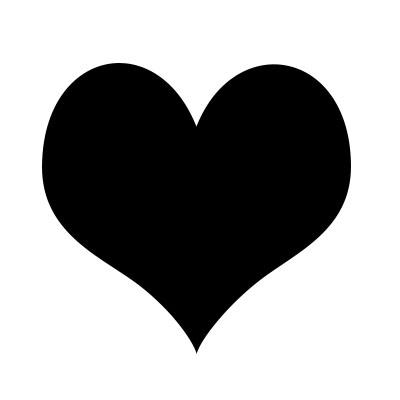
#> input picture assets/background/heart.jpg, 400 x 400 px
$ jupyter execute MakeJiuGongGeImages.ipynb   (shell and % lines are left out)
#> lines starting #> are read from the running program, lines starting #| are printed output that depends on the picture
<a href="https://colab.research.google.com/github/SWHL/MakeJiuGongGeImages/blob/master/MakeJiuGongGeImages.ipynb" target="_parent"></a>

[cell 1]
%cd MakeJiuGongGeImages

[cell 2]
from pathlib import Path
import cv2
import numpy as np
from matplotlib import pyplot as plt

[cell 3]
def obtain_heart(bg_path, image_path):
    """将给定图像扣为心形"""
#> called with bg_path = './assets/background/heart.jpg', image_path = './assets/raw_images/1.jpg'

    heart_im = cv2.imread(bg_path)
#> heart_im is the input picture: shape (400, 400, 3); min 0, max 255, mean 162
    heart_im = cv2.cvtColor(heart_im, cv2.COLOR_BGR2GRAY)
#> heart_im: shape (400, 400)

    im = cv2.imread(image_path)
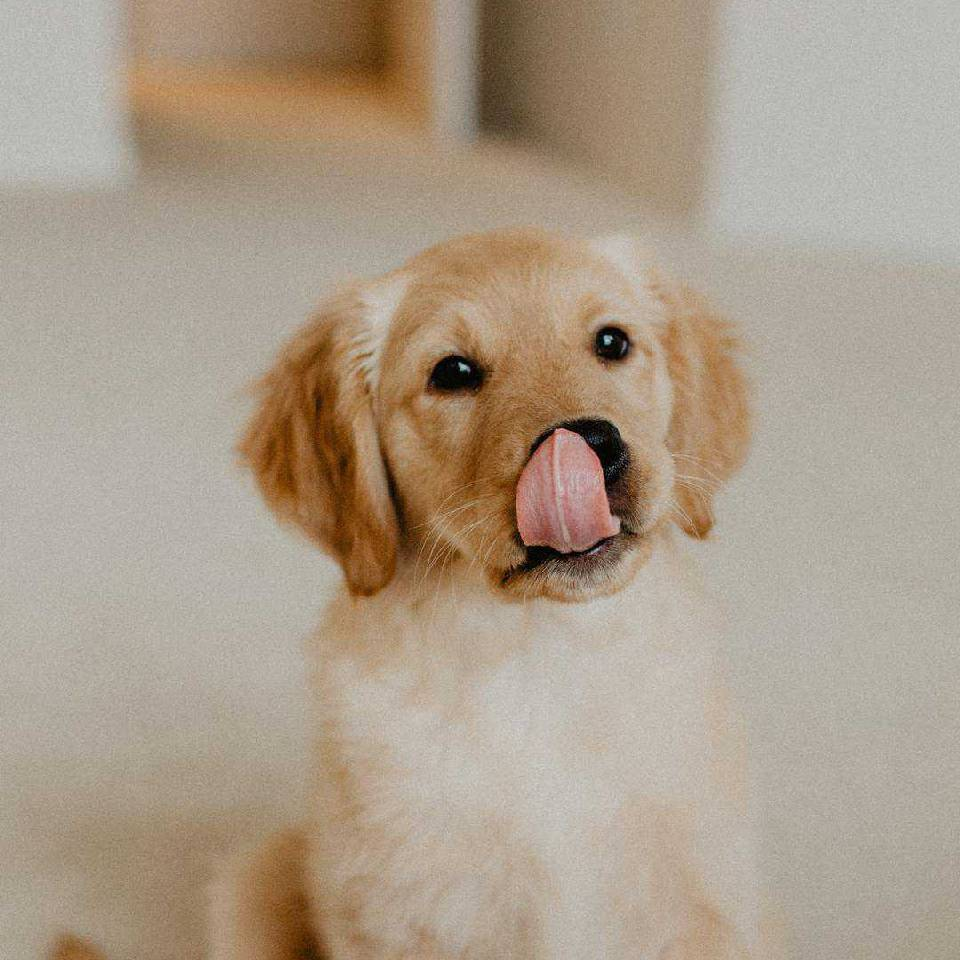
#> input picture assets/raw_images/1.jpg, 960 x 960 px
#> im is the input picture: shape (960, 960, 3); mean B, G, R 138.3, 156.3, 171.5
    im = cv2.resize(im, (heart_im.shape[1], heart_im.shape[0]))
#> im: shape (400, 400, 3)
    im_back = np.zeros_like(im)

    rows, cols = heart_im.shape[:2]
#> rows = 400; cols = 400
    for i in range(rows):
        for j in range(cols):
            if heart_im[i, j] == 0:
                im_back[i, j, :] = im[i, j, :]
            else:
                im_back[i, j, :] = 255
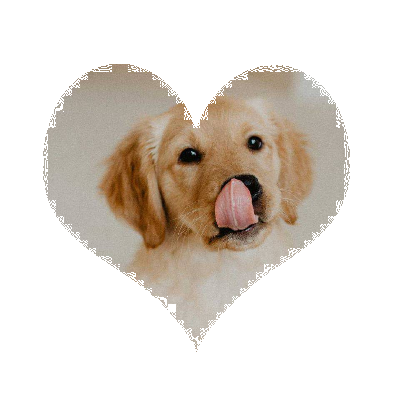
#> im_back: shape (400, 400, 3); mean B, G, R 209.9, 217.5, 224.7

    im_back = cv2.cvtColor(im_back, cv2.COLOR_BGR2RGB)
    return im_back


def split_nine_images(im, image_path):
    """将图像分为九部分，并保存到对应路径下"""
#> called with image_path = './assets/raw_images/1.jpg'

    height, width = im.shape[:2]
#> height = 400; width = 400
    big_line = max(height, width)
#> big_line = 400

    new_img = np.zeros([big_line, big_line, 3], np.uint8) + 255

    if height > width:
        edge = (big_line - width) // 2
        new_img[:, edge: width+edge, :] = im
    else:
        edge = (big_line - height) // 2
#> edge = 0
        new_img[edge: height+edge, :, :] = im

    sub_height, sub_width = int(big_line / 3), int(big_line / 3)
#> sub_height = 133; sub_width = 133

    save_result_dir = Path('./assets/results') / Path(image_path).stem
    save_result_dir.mkdir(parents=True, exist_ok=True)

    for i in range(3):
        for j in range(3):
            if i < 2:
                if j < 2:
                    temp_img = new_img[i*sub_height: (i+1)*sub_height, j*sub_width: (j+1)*sub_width, :]
                else:
                    temp_img = new_img[i*sub_height: (i+1)*sub_height, j*sub_width:, :]
            else:
                if j < 2:
                    temp_img = new_img[i*sub_height: , j*sub_width: (j+1)*sub_width, :]
                else:
                    temp_img = new_img[i*sub_height: , j*sub_width:, :]
            temp_img = cv2.cvtColor(temp_img, cv2.COLOR_BGR2RGB)

            save_full_path = save_result_dir / f'{i * 3 + j}.jpg'
            cv2.imwrite(str(save_full_path), temp_img)
#> this loop made 3 passes
#> pass 1, in split_nine_images, `cv2.imwrite(str(save_full_path), temp_img)`:
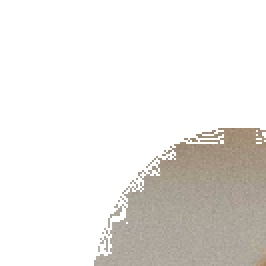
#> saved as 0.jpg: shape (133, 133, 3) (shown 2 times larger); mean B, G, R 228.2, 231.4, 233.8
#> pass 1, in split_nine_images, `cv2.imwrite(str(save_full_path), temp_img)`:
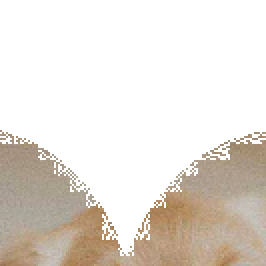
#> saved as 1.jpg: shape (133, 133, 3) (shown 2 times larger); mean B, G, R 215.1, 222.7, 229.4
#> pass 1, in split_nine_images, `cv2.imwrite(str(save_full_path), temp_img)`:
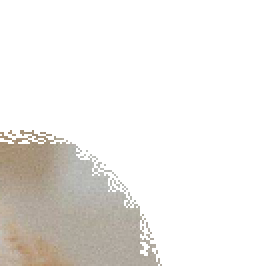
#> saved as 2.jpg: shape (133, 134, 3) (shown 2 times larger); mean B, G, R 232.6, 235.7, 238
#> pass 2, in split_nine_images, `cv2.imwrite(str(save_full_path), temp_img)`:
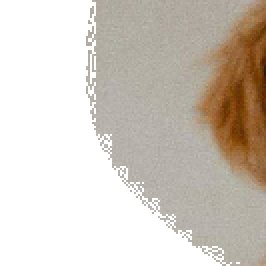
#> saved as 3.jpg: shape (133, 133, 3) (shown 2 times larger); mean B, G, R 192.4, 202, 210
    print(f'九宫格图已经保存在{save_result_dir}，序号顺序为从左到右')
